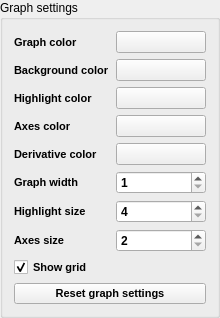
            <widget class="QGroupBox" name="groupBox">
             <property name="title">
              <string>Graph settings</string>
             </property>
             <layout class="QVBoxLayout" name="verticalLayout_5">
              <item>
               <layout class="QHBoxLayout" name="horizontalLayout_8">
                <item>
                 <widget class="QLabel" name="graphColorLabel">
                  <property name="font">
                   <font>
                    <pointsize>8</pointsize>
                    <weight>75</weight>
                    <bold>true</bold>
                   </font>
                  </property>
                  <property name="text">
                   <string>Graph color</string>
                  </property>
                 </widget>
                </item>
                <item>
                 <widget class="QPushButton" name="graphColorPushButton">
                  <property name="minimumSize">
                   <size>
                    <width>90</width>
                    <height>0</height>
                   </size>
                  </property>
                  <property name="maximumSize">
                   <size>
                    <width>90</width>
                    <height>16777215</height>
                   </size>
                  </property>
                  <property name="font">
                   <font>
                    <weight>50</weight>
                    <bold>false</bold>
                   </font>
                  </property>
                  <property name="accessibleName">
                   <string>Graph color push button</string>
                  </property>
                  <property name="text">
                   <string/>
                  </property>
                 </widget>
                </item>
               </layout>
              </item>
              <item>
               <layout class="QHBoxLayout" name="horizontalLayout_12">
                <item>
                 <widget class="QLabel" name="backgroundColorLabel">
                  <property name="font">
                   <font>
                    <pointsize>8</pointsize>
                    <weight>75</weight>
                    <bold>true</bold>
                   </font>
                  </property>
                  <property name="text">
                   <string>Background color</string>
                  </property>
                 </widget>
                </item>
                <item>
                 <widget class="QPushButton" name="backgroundColorPushButton">
                  <property name="minimumSize">
                   <size>
                    <width>90</width>
                    <height>0</height>
                   </size>
                  </property>
                  <property name="maximumSize">
                   <size>
                    <width>90</width>
                    <height>16777215</height>
                   </size>
                  </property>
                  <property name="font">
                   <font>
                    <weight>50</weight>
                    <bold>false</bold>
                   </font>
                  </property>
                  <property name="accessibleName">
                   <string>Background color push button</string>
                  </property>
                  <property name="text">
                   <string/>
                  </property>
                 </widget>
                </item>
               </layout>
              </item>
              <item>
               <layout class="QHBoxLayout" name="horizontalLayout_13">
                <item>
                 <widget class="QLabel" name="highlightColorLabel">
                  <property name="font">
                   <font>
                    <pointsize>8</pointsize>
                    <weight>75</weight>
                    <bold>true</bold>
                   </font>
                  </property>
                  <property name="text">
                   <string>Highlight color</string>
                  </property>
                 </widget>
                </item>
                <item>
                 <widget class="QPushButton" name="highlightColorPushButton">
                  <property name="minimumSize">
                   <size>
                    <width>90</width>
                    <height>0</height>
                   </size>
                  </property>
                  <property name="maximumSize">
                   <size>
                    <width>90</width>
                    <height>16777215</height>
                   </size>
                  </property>
                  <property name="font">
                   <font>
                    <weight>50</weight>
                    <bold>false</bold>
                   </font>
                  </property>
                  <property name="accessibleName">
                   <string>Highlight color push button</string>
                  </property>
                  <property name="text">
                   <string/>
                  </property>
                 </widget>
                </item>
               </layout>
              </item>
              <item>
               <layout class="QHBoxLayout" name="horizontalLayout_14">
                <item>
                 <widget class="QLabel" name="axesColorLabel">
                  <property name="font">
                   <font>
                    <pointsize>8</pointsize>
                    <weight>75</weight>
                    <bold>true</bold>
                   </font>
                  </property>
                  <property name="text">
                   <string>Axes color</string>
                  </property>
                 </widget>
                </item>
                <item>
                 <widget class="QPushButton" name="axesColorPushButton">
                  <property name="minimumSize">
                   <size>
                    <width>90</width>
                    <height>0</height>
                   </size>
                  </property>
                  <property name="maximumSize">
                   <size>
                    <width>90</width>
                    <height>16777215</height>
                   </size>
                  </property>
                  <property name="font">
                   <font>
                    <weight>50</weight>
                    <bold>false</bold>
                   </font>
                  </property>
                  <property name="accessibleName">
                   <string>Axes color push button</string>
                  </property>
                  <property name="text">
                   <string/>
                  </property>
                 </widget>
                </item>
               </layout>
              </item>
              <item>
               <layout class="QHBoxLayout" name="horizontalLayout_15">
                <item>
                 <widget class="QLabel" name="derivativeColorLabel">
                  <property name="font">
                   <font>
                    <pointsize>8</pointsize>
                    <weight>75</weight>
                    <bold>true</bold>
                   </font>
                  </property>
                  <property name="text">
                   <string>Derivative color</string>
                  </property>
                 </widget>
                </item>
                <item>
                 <widget class="QPushButton" name="derivativeColorPushButton">
                  <property name="minimumSize">
                   <size>
                    <width>90</width>
                    <height>0</height>
                   </size>
                  </property>
                  <property name="maximumSize">
                   <size>
                    <width>90</width>
                    <height>16777215</height>
                   </size>
                  </property>
                  <property name="accessibleName">
                   <string>Derivative color push button</string>
                  </property>
                  <property name="text">
                   <string/>
                  </property>
                 </widget>
                </item>
               </layout>
              </item>
              <item>
               <layout class="QHBoxLayout" name="horizontalLayout_5">
                <item>
                 <widget class="QLabel" name="graphWidthLabel">
                  <property name="font">
                   <font>
                    <pointsize>8</pointsize>
                    <weight>75</weight>
                    <bold>true</bold>
                   </font>
                  </property>
                  <property name="text">
                   <string>Graph width</string>
                  </property>
                 </widget>
                </item>
                <item>
                 <widget class="QSpinBox" name="graphWidthSpinBox">
                  <property name="minimumSize">
                   <size>
                    <width>90</width>
                    <height>0</height>
                   </size>
                  </property>
                  <property name="maximumSize">
                   <size>
                    <width>90</width>
                    <height>16777215</height>
                   </size>
                  </property>
                  <property name="font">
                   <font>
                    <weight>75</weight>
                    <bold>true</bold>
                   </font>
                  </property>
                  <property name="accessibleName">
                   <string>graph width spin box</string>
                  </property>
                  <property name="accessibleDescription">
                   <string>graph width</string>
                  </property>
                  <property name="minimum">
                   <number>1</number>
                  </property>
                  <property name="maximum">
                   <number>16</number>
                  </property>
                 </widget>
                </item>
               </layout>
              </item>
              <item>
               <layout class="QHBoxLayout" name="horizontalLayout_4">
                <item>
                 <widget class="QLabel" name="highlightSizeLabel">
                  <property name="font">
                   <font>
                    <pointsize>8</pointsize>
                    <weight>75</weight>
                    <bold>true</bold>
                   </font>
                  </property>
                  <property name="text">
                   <string>Highlight size</string>
                  </property>
                 </widget>
                </item>
                <item>
                 <widget class="QSpinBox" name="highlightSizeSpinBox">
                  <property name="minimumSize">
                   <size>
                    <width>90</width>
                    <height>0</height>
                   </size>
                  </property>
                  <property name="maximumSize">
                   <size>
                    <width>90</width>
                    <height>16777215</height>
                   </size>
                  </property>
                  <property name="font">
                   <font>
                    <weight>75</weight>
                    <bold>true</bold>
                   </font>
                  </property>
                  <property name="accessibleName">
                   <string>highlight size spin box</string>
                  </property>
                  <property name="accessibleDescription">
                   <string>highlight size</string>
                  </property>
                  <property name="minimum">
                   <number>4</number>
                  </property>
                  <property name="maximum">
                   <number>25</number>
                  </property>
                 </widget>
                </item>
               </layout>
              </item>
              <item>
               <layout class="QHBoxLayout" name="horizontalLayout_7">
                <item>
                 <widget class="QLabel" name="axesSizeLabel">
                  <property name="font">
                   <font>
                    <pointsize>8</pointsize>
                    <weight>75</weight>
                    <bold>true</bold>
                   </font>
                  </property>
                  <property name="text">
                   <string>Axes size</string>
                  </property>
                 </widget>
                </item>
                <item>
                 <widget class="QSpinBox" name="axesSizeSpinBox">
                  <property name="minimumSize">
                   <size>
                    <width>90</width>
                    <height>0</height>
                   </size>
                  </property>
                  <property name="maximumSize">
                   <size>
                    <width>90</width>
                    <height>16777215</height>
                   </size>
                  </property>
                  <property name="font">
                   <font>
                    <weight>75</weight>
                    <bold>true</bold>
                   </font>
                  </property>
                  <property name="accessibleName">
                   <string>axes size spin box</string>
                  </property>
                  <property name="accessibleDescription">
                   <string>axes size</string>
                  </property>
                  <property name="minimum">
                   <number>2</number>
                  </property>
                  <property name="maximum">
                   <number>16</number>
                  </property>
                 </widget>
                </item>
               </layout>
              </item>
              <item>
               <widget class="QCheckBox" name="showGridCheckBox">
                <property name="font">
                 <font>
                  <pointsize>8</pointsize>
                  <weight>75</weight>
                  <bold>true</bold>
                 </font>
                </property>
                <property name="accessibleName">
                 <string>show grid check button</string>
                </property>
                <property name="accessibleDescription">
                 <string>show grid</string>
                </property>
                <property name="text">
                 <string>Show grid</string>
                </property>
                <property name="checked">
                 <bool>true</bool>
                </property>
               </widget>
              </item>
              <item>
               <widget class="QPushButton" name="resetGraphSettingsPushButton">
                <property name="font">
                 <font>
                  <pointsize>8</pointsize>
                  <weight>75</weight>
                  <bold>true</bold>
                 </font>
                </property>
                <property name="accessibleName">
                 <string>Reset graph settings push button</string>
                </property>
                <property name="text">
                 <string>Reset graph settings</string>
                </property>
               </widget>
              </item>
             </layout>
            </widget>
